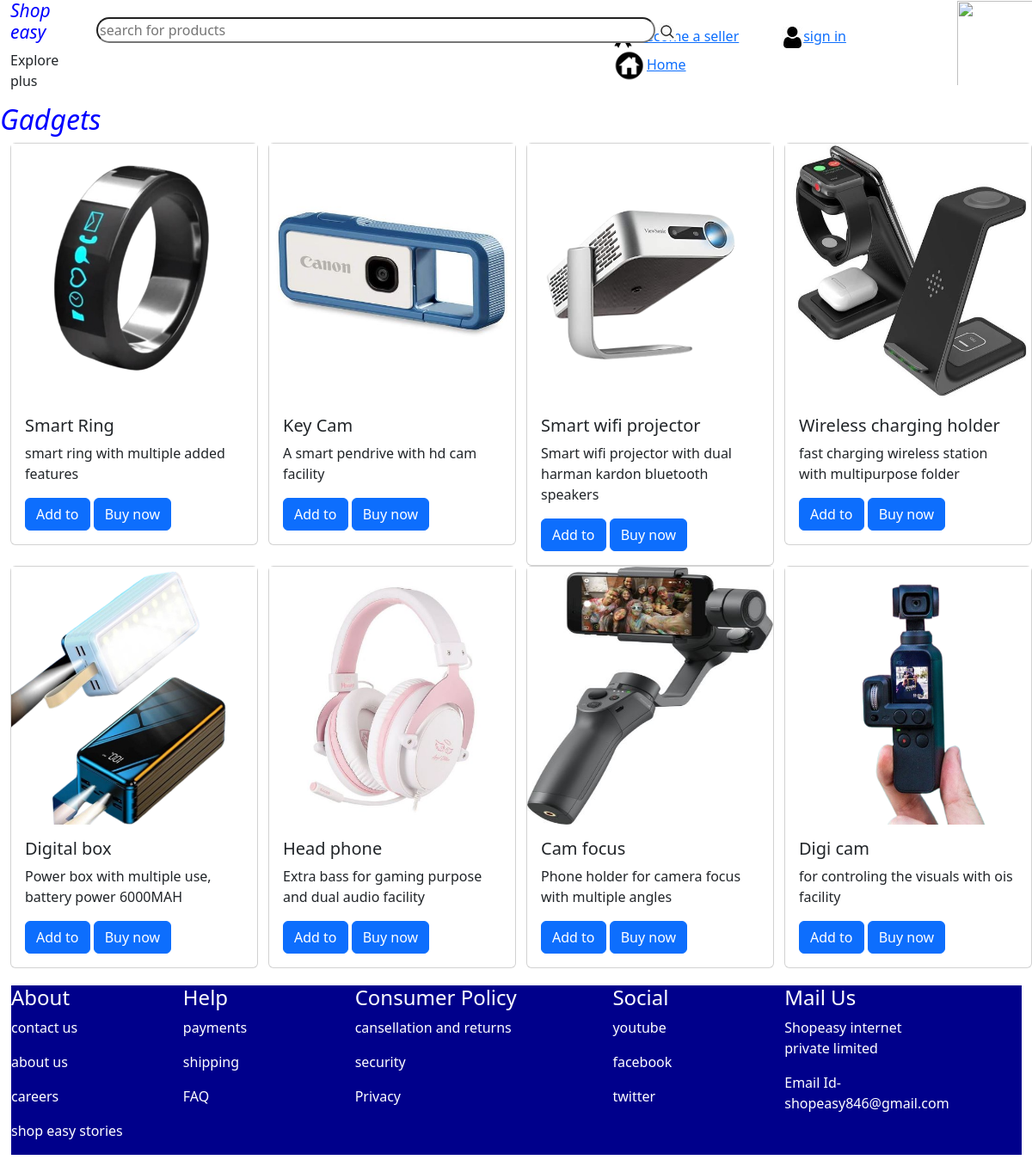
Screenshot of /accessories/ with the database file from the repository.
### seller/models.py (models this page shows, shortened)
class Product(models.Model):
    product=models.TextField(db_column='product',null=True)
    description=models.TextField(db_column='description',null=True)
    image=models.ImageField(upload_to='products',db_column='image',null=True)
    stock=models.TextField(db_column='stock',null=True)
    category=models.ForeignKey(Category,on_delete=models.CASCADE,null=True)
    quantity=models.PositiveIntegerField(db_column='quantity',null=True)
    price=models.PositiveIntegerField(db_column='price',null=True)

### customer/views.py (the view)
# urls.py: path('accessories/',views.Accessories,name='accessories'),
def Accessories(request):
    cat=Category.objects.get(name='Accessories')
    ph=Product.objects.filter(category=cat)
    return render(request,'customer/accessories.html',{'product':ph})

### customer/templates/customer/accessories.html (shortened to what this page needs)
{% load static %}
<!DOCTYPE html>
<html lang="en">
<head>
    <link rel="stylesheet" href="">
    <link href="https://cdn.jsdelivr.net/npm/bootstrap@5.3.2/dist/css/bootstrap.min.css" rel="stylesheet">
</head>
<body>
<div class="container-fluid" >
  <div class="row nav-col-2">
    <div class="col-1 " >
            <h3>Shop easy</h3>
             <p>Explore plus</p>
    </div>
    <div class="col-6">
        <div class="box1" >
            <input class="box"  type="text"name=""id=""placeholder="search for products ">
            <img src="{% static 'images/search1.jpg' %}" alt="">
            </div>
    </div>
    <div class="col-4 icon-3" >
      <a href="{% url 'seller:sellerhome' %}"> become a seller</a> <a href="{% url 'customer:signup' %}"> <img src="{% static 'images/icon7.jpg' %}" alt="">sign in</a><a href="{% url 'customer:home' %}"><img class="i8" src="{% static 'images/icon8.jpg' %}" alt="">Home</a>
    </div>
    <div class="col-1">
        <img src="{% static 'images/icon10.jpg' %}" alt="">
    </div>
    </div>
</div>
    <h2>Gadgets</h2>
<div class="container-fluid">
   <div class="row">
    {% for i in product %}
      <div class="col-2">
        <div class="card " style="width: 18rem;">
            <img class="gd" src="{{i.image.url}}" class="card-img-top" alt="...">
            <div class="card-body">
              <h5 class="card-title">{{i.product}}</h5>
              <p class="card-text">{{i.description}}</p>
              <form action="{% url 'customer:add_to_cart' i.id %}" method="post">
              <button type="submit" class="btn btn-primary">Add to</button>
              <a href="{% url 'customer:pay' %}" class="btn btn-primary ">Buy now</a>
            </form>
            </div>
         </div>
      </div>
      <div class="col-1"></div>
      {% endfor %}
   </div>
   <div class="footer">
   <div class="row">
   <div class="col-2">
    <h4>About</h4>
    <p>contact us</p>
    <p>about us</p>
    <p>careers</p>
    <p>shop easy stories</p>
  </div>
  <div class="col-2">
    <h4>Help</h4>
    <p>payments</p>
    <p>shipping</p>
    <p>FAQ</p>
  </div>
  <div class="col-3">
    <h4>Consumer Policy</h4>
    <p>cansellation and returns</p>
    <p>security</p>
    <p>Privacy</p>
  </div>
  <div class="col-2">
  <h4>Social</h4>
  <p>youtube</p>
  <p>facebook</p>
  <p>twitter</p>
  </div>
  <div class="col-2">
    <h4>Mail Us</h4>
    <p>Shopeasy internet private limited</p>
    <p>Email Id-shopeasy846@gmail.com</p>
  </div>
</div>
</div>
</div>

### customer/templates/customer/accessories.html (style rules this page uses)
.nav-col-2 { height: 100px; }
h3 { font-size: 21px; color: blue; font-style: italic; }
p { padding-top: 0px; }
.box { height: 30px; width: 650px; border-radius: 15px; font-size: medium; }
.box1 { position: absolute; }
.box1 { padding-top: 20px; }
.icon-3 { padding-top: 30px; }
.col-1 img { height: 100px; width: 100px; padding: 1px; }
h2 { color: blue; font-style: italic; }
.gd { height: 300px; }
.row { margin-bottom: 20px; }
.footer { background-color:darkblue; color: white; border-left: 1px solid white; }
.i8 { height: 40px; width: 40px; }

### rows the page displays
Product: image (picture), product "Smart Ring", description "smart ring with multiple added features"
Product: image (picture), product "Key Cam", description "A smart pendrive with hd cam facility"
Product: image (picture), product "Smart wifi projector", description "Smart wifi projector with dual harman kardon bluetooth speakers"
Product: image (picture), product "Wireless charging holder", description "fast charging wireless station with multipurpose folder"
Product: image (picture), product "Digital box", description "Power box with multiple use, battery power 6000MAH"
Product: image (picture), product "Head phone", description "Extra bass for gaming purpose and dual audio facility"
Product: image (picture), product "Cam focus", description "Phone holder for camera focus with multiple angles"
Product: image (picture), product "Digi cam", description "for controling the visuals with ois facility"
